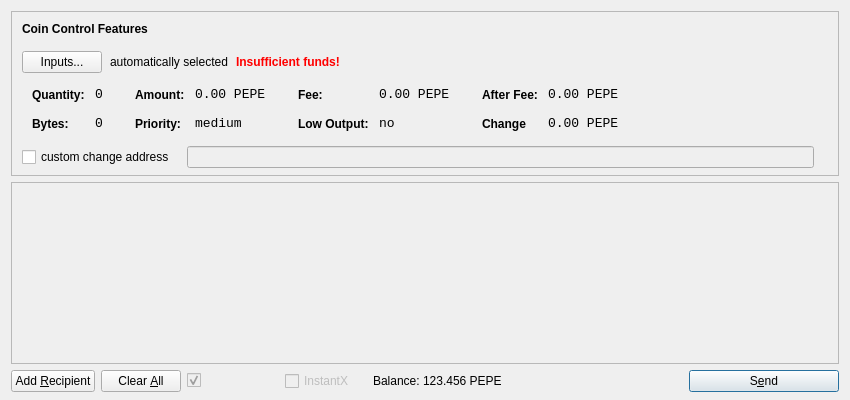
<?xml version="1.0" encoding="UTF-8"?>
<ui version="4.0">
 <class>SendCoinsDialog</class>
 <widget class="QDialog" name="SendCoinsDialog">
  <property name="geometry">
   <rect>
    <x>0</x>
    <y>0</y>
    <width>850</width>
    <height>400</height>
   </rect>
  </property>
  <property name="windowTitle">
   <string>Send Coins</string>
  </property>
  <layout class="QVBoxLayout" name="verticalLayout" stretch="0,1,0">
   <property name="bottomMargin">
    <number>8</number>
   </property>
   <item>
    <widget class="QFrame" name="frameCoinControl">
     <property name="sizePolicy">
      <sizepolicy hsizetype="Expanding" vsizetype="Expanding">
       <horstretch>0</horstretch>
       <verstretch>0</verstretch>
      </sizepolicy>
     </property>
     <property name="maximumSize">
      <size>
       <width>16777215</width>
       <height>16777215</height>
      </size>
     </property>
     <property name="frameShape">
      <enum>QFrame::StyledPanel</enum>
     </property>
     <property name="frameShadow">
      <enum>QFrame::Sunken</enum>
     </property>
     <layout class="QVBoxLayout" name="verticalLayoutCoinControl2">
      <property name="spacing">
       <number>6</number>
      </property>
      <property name="leftMargin">
       <number>0</number>
      </property>
      <property name="topMargin">
       <number>0</number>
      </property>
      <property name="rightMargin">
       <number>0</number>
      </property>
      <property name="bottomMargin">
       <number>6</number>
      </property>
      <item>
       <layout class="QVBoxLayout" name="verticalLayoutCoinControl" stretch="0,0,0,0,1">
        <property name="spacing">
         <number>0</number>
        </property>
        <property name="leftMargin">
         <number>10</number>
        </property>
        <property name="topMargin">
         <number>10</number>
        </property>
        <item>
         <layout class="QHBoxLayout" name="horizontalLayoutCoinControl1">
          <property name="bottomMargin">
           <number>15</number>
          </property>
          <item>
           <widget class="QLabel" name="labelCoinControlFeatures">
            <property name="sizePolicy">
             <sizepolicy hsizetype="Preferred" vsizetype="Maximum">
              <horstretch>0</horstretch>
              <verstretch>0</verstretch>
             </sizepolicy>
            </property>
            <property name="font">
             <font>
              <weight>75</weight>
              <bold>true</bold>
             </font>
            </property>
            <property name="styleSheet">
             <string notr="true">font-weight:bold;</string>
            </property>
            <property name="text">
             <string>Coin Control Features</string>
            </property>
           </widget>
          </item>
         </layout>
        </item>
        <item>
         <layout class="QHBoxLayout" name="horizontalLayoutCoinControl2" stretch="0,0,0,0">
          <property name="spacing">
           <number>8</number>
          </property>
          <property name="bottomMargin">
           <number>10</number>
          </property>
          <item>
           <widget class="QPushButton" name="pushButtonCoinControl">
            <property name="styleSheet">
             <string notr="true"/>
            </property>
            <property name="text">
             <string>Inputs...</string>
            </property>
           </widget>
          </item>
          <item>
           <widget class="QLabel" name="labelCoinControlAutomaticallySelected">
            <property name="text">
             <string>automatically selected</string>
            </property>
            <property name="margin">
             <number>5</number>
            </property>
           </widget>
          </item>
          <item>
           <widget class="QLabel" name="labelCoinControlInsuffFunds">
            <property name="font">
             <font>
              <weight>75</weight>
              <bold>true</bold>
             </font>
            </property>
            <property name="styleSheet">
             <string notr="true">color:red;font-weight:bold;</string>
            </property>
            <property name="text">
             <string>Insufficient funds!</string>
            </property>
            <property name="margin">
             <number>5</number>
            </property>
           </widget>
          </item>
          <item>
           <spacer name="horizontalSpacerCoinControl">
            <property name="orientation">
             <enum>Qt::Horizontal</enum>
            </property>
            <property name="sizeHint" stdset="0">
             <size>
              <width>40</width>
              <height>1</height>
             </size>
            </property>
           </spacer>
          </item>
         </layout>
        </item>
        <item>
         <widget class="QWidget" name="widgetCoinControl" native="true">
          <property name="sizePolicy">
           <sizepolicy hsizetype="Preferred" vsizetype="Preferred">
            <horstretch>0</horstretch>
            <verstretch>0</verstretch>
           </sizepolicy>
          </property>
          <property name="minimumSize">
           <size>
            <width>0</width>
            <height>0</height>
           </size>
          </property>
          <property name="styleSheet">
           <string notr="true"/>
          </property>
          <layout class="QHBoxLayout" name="horizontalLayoutCoinControl5">
           <property name="leftMargin">
            <number>0</number>
           </property>
           <property name="topMargin">
            <number>0</number>
           </property>
           <property name="rightMargin">
            <number>0</number>
           </property>
           <property name="bottomMargin">
            <number>0</number>
           </property>
           <item>
            <layout class="QHBoxLayout" name="horizontalLayoutCoinControl3" stretch="0,0,0,1">
             <property name="spacing">
              <number>20</number>
             </property>
             <property name="topMargin">
              <number>0</number>
             </property>
             <property name="bottomMargin">
              <number>10</number>
             </property>
             <item>
              <layout class="QFormLayout" name="formLayoutCoinControl1">
               <property name="horizontalSpacing">
                <number>10</number>
               </property>
               <property name="verticalSpacing">
                <number>14</number>
               </property>
               <property name="leftMargin">
                <number>10</number>
               </property>
               <property name="topMargin">
                <number>4</number>
               </property>
               <property name="rightMargin">
                <number>6</number>
               </property>
               <item row="0" column="0">
                <widget class="QLabel" name="labelCoinControlQuantityText">
                 <property name="styleSheet">
                  <string notr="true">font-weight:bold;</string>
                 </property>
                 <property name="text">
                  <string>Quantity:</string>
                 </property>
                 <property name="margin">
                  <number>0</number>
                 </property>
                </widget>
               </item>
               <item row="0" column="1">
                <widget class="QLabel" name="labelCoinControlQuantity">
                 <property name="font">
                  <font>
                   <family>Monospace</family>
                   <pointsize>10</pointsize>
                  </font>
                 </property>
                 <property name="cursor">
                  <cursorShape>IBeamCursor</cursorShape>
                 </property>
                 <property name="contextMenuPolicy">
                  <enum>Qt::ActionsContextMenu</enum>
                 </property>
                 <property name="text">
                  <string>0</string>
                 </property>
                 <property name="margin">
                  <number>0</number>
                 </property>
                 <property name="textInteractionFlags">
                  <set>Qt::LinksAccessibleByMouse|Qt::TextSelectableByKeyboard|Qt::TextSelectableByMouse</set>
                 </property>
                </widget>
               </item>
               <item row="1" column="0">
                <widget class="QLabel" name="labelCoinControlBytesText">
                 <property name="styleSheet">
                  <string notr="true">font-weight:bold;</string>
                 </property>
                 <property name="text">
                  <string>Bytes:</string>
                 </property>
                </widget>
               </item>
               <item row="1" column="1">
                <widget class="QLabel" name="labelCoinControlBytes">
                 <property name="font">
                  <font>
                   <family>Monospace</family>
                   <pointsize>10</pointsize>
                  </font>
                 </property>
                 <property name="cursor">
                  <cursorShape>IBeamCursor</cursorShape>
                 </property>
                 <property name="contextMenuPolicy">
                  <enum>Qt::ActionsContextMenu</enum>
                 </property>
                 <property name="text">
                  <string>0</string>
                 </property>
                 <property name="textInteractionFlags">
                  <set>Qt::LinksAccessibleByMouse|Qt::TextSelectableByKeyboard|Qt::TextSelectableByMouse</set>
                 </property>
                </widget>
               </item>
              </layout>
             </item>
             <item>
              <layout class="QFormLayout" name="formLayoutCoinControl2">
               <property name="horizontalSpacing">
                <number>10</number>
               </property>
               <property name="verticalSpacing">
                <number>14</number>
               </property>
               <property name="leftMargin">
                <number>6</number>
               </property>
               <property name="topMargin">
                <number>4</number>
               </property>
               <property name="rightMargin">
                <number>6</number>
               </property>
               <item row="0" column="0">
                <widget class="QLabel" name="labelCoinControlAmountText">
                 <property name="styleSheet">
                  <string notr="true">font-weight:bold;</string>
                 </property>
                 <property name="text">
                  <string>Amount:</string>
                 </property>
                 <property name="margin">
                  <number>0</number>
                 </property>
                </widget>
               </item>
               <item row="0" column="1">
                <widget class="QLabel" name="labelCoinControlAmount">
                 <property name="font">
                  <font>
                   <family>Monospace</family>
                   <pointsize>10</pointsize>
                  </font>
                 </property>
                 <property name="cursor">
                  <cursorShape>IBeamCursor</cursorShape>
                 </property>
                 <property name="contextMenuPolicy">
                  <enum>Qt::ActionsContextMenu</enum>
                 </property>
                 <property name="text">
                  <string>0.00 PEPE</string>
                 </property>
                 <property name="textInteractionFlags">
                  <set>Qt::LinksAccessibleByMouse|Qt::TextSelectableByKeyboard|Qt::TextSelectableByMouse</set>
                 </property>
                </widget>
               </item>
               <item row="1" column="0">
                <widget class="QLabel" name="labelCoinControlPriorityText">
                 <property name="styleSheet">
                  <string notr="true">font-weight:bold;</string>
                 </property>
                 <property name="text">
                  <string>Priority:</string>
                 </property>
                </widget>
               </item>
               <item row="1" column="1">
                <widget class="QLabel" name="labelCoinControlPriority">
                 <property name="font">
                  <font>
                   <family>Monospace</family>
                   <pointsize>10</pointsize>
                  </font>
                 </property>
                 <property name="cursor">
                  <cursorShape>IBeamCursor</cursorShape>
                 </property>
                 <property name="contextMenuPolicy">
                  <enum>Qt::ActionsContextMenu</enum>
                 </property>
                 <property name="text">
                  <string>medium</string>
                 </property>
                 <property name="textInteractionFlags">
                  <set>Qt::LinksAccessibleByMouse|Qt::TextSelectableByKeyboard|Qt::TextSelectableByMouse</set>
                 </property>
                </widget>
               </item>
              </layout>
             </item>
             <item>
              <layout class="QFormLayout" name="formLayoutCoinControl3">
               <property name="horizontalSpacing">
                <number>10</number>
               </property>
               <property name="verticalSpacing">
                <number>14</number>
               </property>
               <property name="leftMargin">
                <number>6</number>
               </property>
               <property name="topMargin">
                <number>4</number>
               </property>
               <property name="rightMargin">
                <number>6</number>
               </property>
               <item row="0" column="0">
                <widget class="QLabel" name="labelCoinControlFeeText">
                 <property name="styleSheet">
                  <string notr="true">font-weight:bold;</string>
                 </property>
                 <property name="text">
                  <string>Fee:</string>
                 </property>
                 <property name="margin">
                  <number>0</number>
                 </property>
                </widget>
               </item>
               <item row="0" column="1">
                <widget class="QLabel" name="labelCoinControlFee">
                 <property name="font">
                  <font>
                   <family>Monospace</family>
                   <pointsize>10</pointsize>
                  </font>
                 </property>
                 <property name="cursor">
                  <cursorShape>IBeamCursor</cursorShape>
                 </property>
                 <property name="contextMenuPolicy">
                  <enum>Qt::ActionsContextMenu</enum>
                 </property>
                 <property name="text">
                  <string>0.00 PEPE</string>
                 </property>
                 <property name="textInteractionFlags">
                  <set>Qt::LinksAccessibleByMouse|Qt::TextSelectableByKeyboard|Qt::TextSelectableByMouse</set>
                 </property>
                </widget>
               </item>
               <item row="1" column="0">
                <widget class="QLabel" name="labelCoinControlLowOutputText">
                 <property name="styleSheet">
                  <string notr="true">font-weight:bold;</string>
                 </property>
                 <property name="text">
                  <string>Low Output:</string>
                 </property>
                </widget>
               </item>
               <item row="1" column="1">
                <widget class="QLabel" name="labelCoinControlLowOutput">
                 <property name="font">
                  <font>
                   <family>Monospace</family>
                   <pointsize>10</pointsize>
                  </font>
                 </property>
                 <property name="cursor">
                  <cursorShape>IBeamCursor</cursorShape>
                 </property>
                 <property name="contextMenuPolicy">
                  <enum>Qt::ActionsContextMenu</enum>
                 </property>
                 <property name="text">
                  <string>no</string>
                 </property>
                 <property name="textInteractionFlags">
                  <set>Qt::LinksAccessibleByMouse|Qt::TextSelectableByKeyboard|Qt::TextSelectableByMouse</set>
                 </property>
                </widget>
               </item>
              </layout>
             </item>
             <item>
              <layout class="QFormLayout" name="formLayoutCoinControl4">
               <property name="horizontalSpacing">
                <number>10</number>
               </property>
               <property name="verticalSpacing">
                <number>14</number>
               </property>
               <property name="leftMargin">
                <number>6</number>
               </property>
               <property name="topMargin">
                <number>4</number>
               </property>
               <property name="rightMargin">
                <number>6</number>
               </property>
               <item row="0" column="0">
                <widget class="QLabel" name="labelCoinControlAfterFeeText">
                 <property name="styleSheet">
                  <string notr="true">font-weight:bold;</string>
                 </property>
                 <property name="text">
                  <string>After Fee:</string>
                 </property>
                 <property name="margin">
                  <number>0</number>
                 </property>
                </widget>
               </item>
               <item row="0" column="1">
                <widget class="QLabel" name="labelCoinControlAfterFee">
                 <property name="font">
                  <font>
                   <family>Monospace</family>
                   <pointsize>10</pointsize>
                  </font>
                 </property>
                 <property name="cursor">
                  <cursorShape>IBeamCursor</cursorShape>
                 </property>
                 <property name="contextMenuPolicy">
                  <enum>Qt::ActionsContextMenu</enum>
                 </property>
                 <property name="text">
                  <string>0.00 PEPE</string>
                 </property>
                 <property name="textInteractionFlags">
                  <set>Qt::LinksAccessibleByMouse|Qt::TextSelectableByKeyboard|Qt::TextSelectableByMouse</set>
                 </property>
                </widget>
               </item>
               <item row="1" column="0">
                <widget class="QLabel" name="labelCoinControlChangeText">
                 <property name="styleSheet">
                  <string notr="true">font-weight:bold;</string>
                 </property>
                 <property name="text">
                  <string>Change</string>
                 </property>
                </widget>
               </item>
               <item row="1" column="1">
                <widget class="QLabel" name="labelCoinControlChange">
                 <property name="font">
                  <font>
                   <family>Monospace</family>
                   <pointsize>10</pointsize>
                  </font>
                 </property>
                 <property name="cursor">
                  <cursorShape>IBeamCursor</cursorShape>
                 </property>
                 <property name="contextMenuPolicy">
                  <enum>Qt::ActionsContextMenu</enum>
                 </property>
                 <property name="text">
                  <string>0.00 PEPE</string>
                 </property>
                 <property name="textInteractionFlags">
                  <set>Qt::LinksAccessibleByMouse|Qt::TextSelectableByKeyboard|Qt::TextSelectableByMouse</set>
                 </property>
                </widget>
               </item>
              </layout>
             </item>
            </layout>
           </item>
          </layout>
         </widget>
        </item>
        <item>
         <layout class="QHBoxLayout" name="horizontalLayoutCoinControl4" stretch="0,0,0">
          <property name="spacing">
           <number>12</number>
          </property>
          <property name="sizeConstraint">
           <enum>QLayout::SetDefaultConstraint</enum>
          </property>
          <property name="topMargin">
           <number>5</number>
          </property>
          <property name="rightMargin">
           <number>5</number>
          </property>
          <item>
           <widget class="QCheckBox" name="checkBoxCoinControlChange">
            <property name="text">
             <string>custom change address</string>
            </property>
           </widget>
          </item>
          <item>
           <widget class="QLineEdit" name="lineEditCoinControlChange">
            <property name="enabled">
             <bool>false</bool>
            </property>
            <property name="sizePolicy">
             <sizepolicy hsizetype="Expanding" vsizetype="Fixed">
              <horstretch>0</horstretch>
              <verstretch>0</verstretch>
             </sizepolicy>
            </property>
           </widget>
          </item>
          <item>
           <widget class="QLabel" name="labelCoinControlChangeLabel">
            <property name="sizePolicy">
             <sizepolicy hsizetype="Preferred" vsizetype="Expanding">
              <horstretch>0</horstretch>
              <verstretch>0</verstretch>
             </sizepolicy>
            </property>
            <property name="minimumSize">
             <size>
              <width>0</width>
              <height>0</height>
             </size>
            </property>
            <property name="text">
             <string/>
            </property>
            <property name="margin">
             <number>3</number>
            </property>
           </widget>
          </item>
         </layout>
        </item>
        <item>
         <spacer name="verticalSpacerCoinControl">
          <property name="orientation">
           <enum>Qt::Vertical</enum>
          </property>
          <property name="sizeHint" stdset="0">
           <size>
            <width>800</width>
            <height>1</height>
           </size>
          </property>
         </spacer>
        </item>
       </layout>
      </item>
     </layout>
    </widget>
   </item>
   <item>
    <widget class="QScrollArea" name="scrollArea">
     <property name="widgetResizable">
      <bool>true</bool>
     </property>
     <widget class="QWidget" name="scrollAreaWidgetContents">
      <property name="geometry">
       <rect>
        <x>0</x>
        <y>0</y>
        <width>830</width>
        <height>144</height>
       </rect>
      </property>
      <layout class="QVBoxLayout" name="verticalLayout_2">
       <property name="leftMargin">
        <number>0</number>
       </property>
       <property name="topMargin">
        <number>0</number>
       </property>
       <property name="rightMargin">
        <number>0</number>
       </property>
       <property name="bottomMargin">
        <number>0</number>
       </property>
       <item>
        <layout class="QVBoxLayout" name="entries">
         <property name="spacing">
          <number>6</number>
         </property>
        </layout>
       </item>
       <item>
        <spacer name="verticalSpacer">
         <property name="orientation">
          <enum>Qt::Vertical</enum>
         </property>
         <property name="sizeHint" stdset="0">
          <size>
           <width>20</width>
           <height>40</height>
          </size>
         </property>
        </spacer>
       </item>
      </layout>
     </widget>
    </widget>
   </item>
   <item>
    <layout class="QHBoxLayout" name="horizontalLayout">
     <item>
      <widget class="QPushButton" name="addButton">
       <property name="toolTip">
        <string>Send to multiple recipients at once</string>
       </property>
       <property name="text">
        <string>Add &amp;Recipient</string>
       </property>
       <property name="autoDefault">
        <bool>false</bool>
       </property>
      </widget>
     </item>
     <item>
      <widget class="QPushButton" name="clearButton">
       <property name="sizePolicy">
        <sizepolicy hsizetype="Minimum" vsizetype="Fixed">
         <horstretch>0</horstretch>
         <verstretch>0</verstretch>
        </sizepolicy>
       </property>
       <property name="toolTip">
        <string>Remove all transaction fields</string>
       </property>
       <property name="text">
        <string>Clear &amp;All</string>
       </property>
       <property name="autoRepeatDelay">
        <number>300</number>
       </property>
       <property name="autoDefault">
        <bool>false</bool>
       </property>
      </widget>
     </item>
     <item>
      <layout class="QHBoxLayout" name="horizontalLayout_2">
       <property name="spacing">
        <number>3</number>
       </property>
       <item>
        <widget class="QCheckBox" name="checkUseDarksend">
         <property name="enabled">
          <bool>false</bool>
         </property>
         <property name="minimumSize">
          <size>
           <width>95</width>
           <height>0</height>
          </size>
         </property>
         <property name="text">
          <string/>
         </property>
         <property name="checked">
          <bool>true</bool>
         </property>
        </widget>
       </item>
       <item>
        <widget class="QCheckBox" name="checkInstantX">
         <property name="enabled">
          <bool>false</bool>
         </property>
         <property name="minimumSize">
          <size>
           <width>85</width>
           <height>0</height>
          </size>
         </property>
         <property name="text">
          <string>InstantX</string>
         </property>
        </widget>
       </item>
       <item>
        <widget class="QLabel" name="label">
         <property name="sizePolicy">
          <sizepolicy hsizetype="Preferred" vsizetype="Fixed">
           <horstretch>0</horstretch>
           <verstretch>0</verstretch>
          </sizepolicy>
         </property>
         <property name="text">
          <string>Balance:</string>
         </property>
        </widget>
       </item>
       <item>
        <widget class="QLabel" name="labelBalance">
         <property name="sizePolicy">
          <sizepolicy hsizetype="Preferred" vsizetype="Fixed">
           <horstretch>0</horstretch>
           <verstretch>0</verstretch>
          </sizepolicy>
         </property>
         <property name="cursor">
          <cursorShape>IBeamCursor</cursorShape>
         </property>
         <property name="text">
          <string>123.456 PEPE</string>
         </property>
         <property name="textInteractionFlags">
          <set>Qt::LinksAccessibleByMouse|Qt::TextSelectableByKeyboard|Qt::TextSelectableByMouse</set>
         </property>
        </widget>
       </item>
      </layout>
     </item>
     <item>
      <spacer name="horizontalSpacer">
       <property name="orientation">
        <enum>Qt::Horizontal</enum>
       </property>
       <property name="sizeHint" stdset="0">
        <size>
         <width>40</width>
         <height>20</height>
        </size>
       </property>
      </spacer>
     </item>
     <item>
      <widget class="QPushButton" name="sendButton">
       <property name="minimumSize">
        <size>
         <width>150</width>
         <height>0</height>
        </size>
       </property>
       <property name="toolTip">
        <string>Confirm the send action</string>
       </property>
       <property name="text">
        <string>S&amp;end</string>
       </property>
       <property name="icon">
        <iconset resource="../bitcoin.qrc">
         <normaloff>:/icons/send</normaloff>:/icons/send</iconset>
       </property>
       <property name="default">
        <bool>true</bool>
       </property>
      </widget>
     </item>
    </layout>
   </item>
  </layout>
 </widget>
 <resources>
  <include location="../bitcoin.qrc"/>
 </resources>
 <connections/>
</ui>
